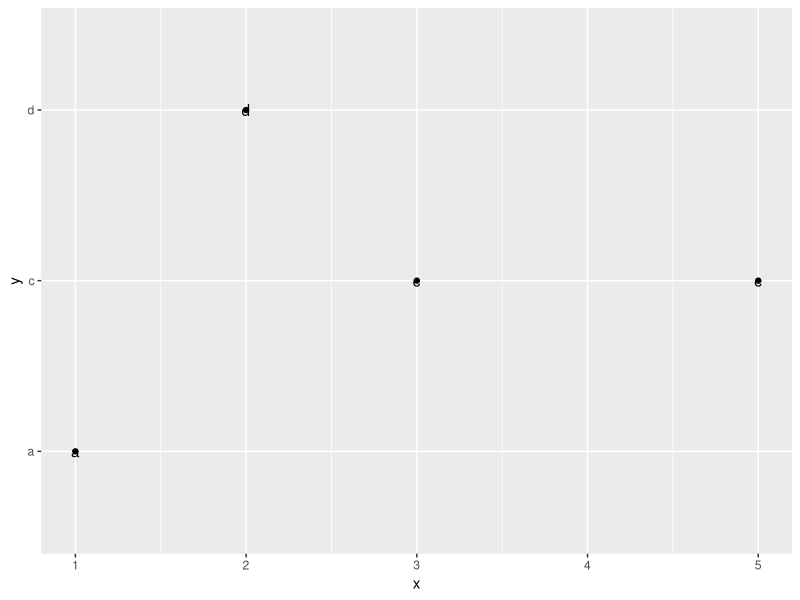
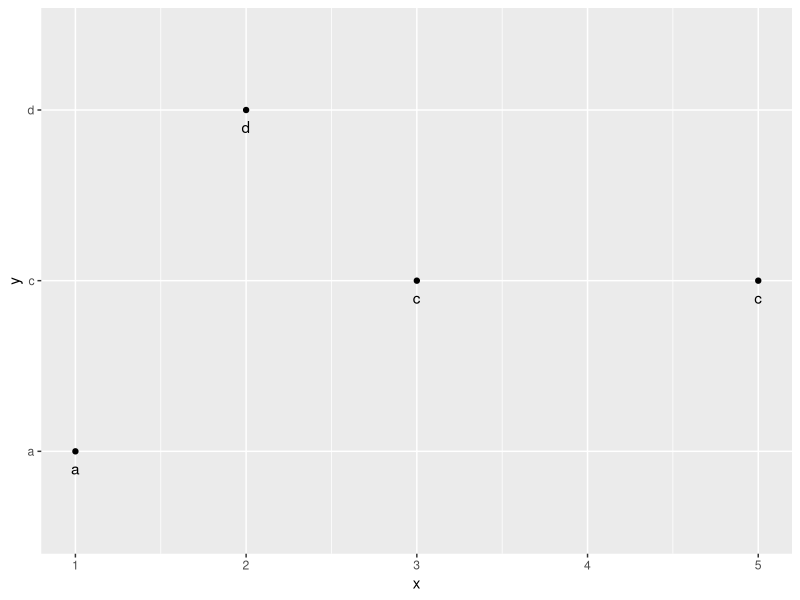
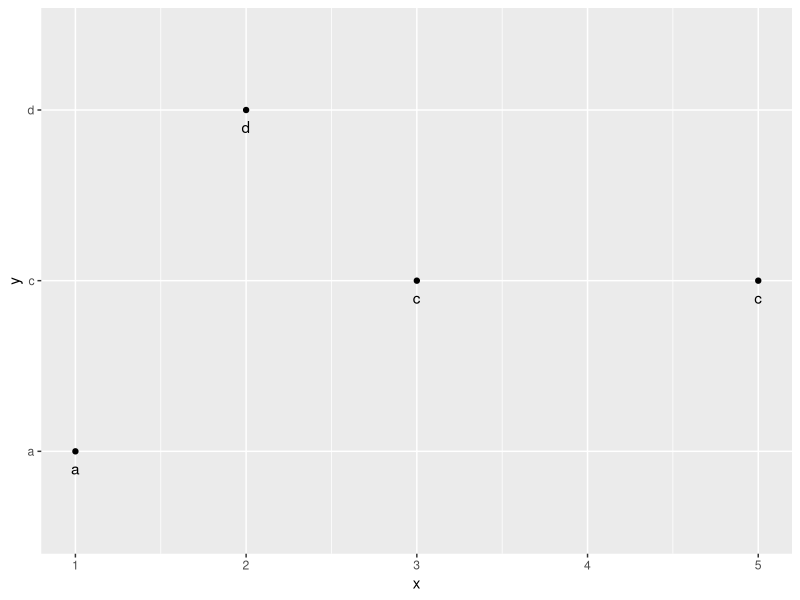

Write R code to recreate these figures, in order.
library(ggplot2)


### Name: position_nudge
### Title: Nudge points a fixed distance
### Aliases: position_nudge

### ** Examples

df <- data.frame(
  x = c(1,3,2,5),
  y = c("a","c","d","c")
)

ggplot(df, aes(x, y)) +
  geom_point() +
  geom_text(aes(label = y))

ggplot(df, aes(x, y)) +
  geom_point() +
  geom_text(aes(label = y), position = position_nudge(y = -0.1))

# Or, in brief
ggplot(df, aes(x, y)) +
  geom_point() +
  geom_text(aes(label = y), nudge_y = -0.1)
